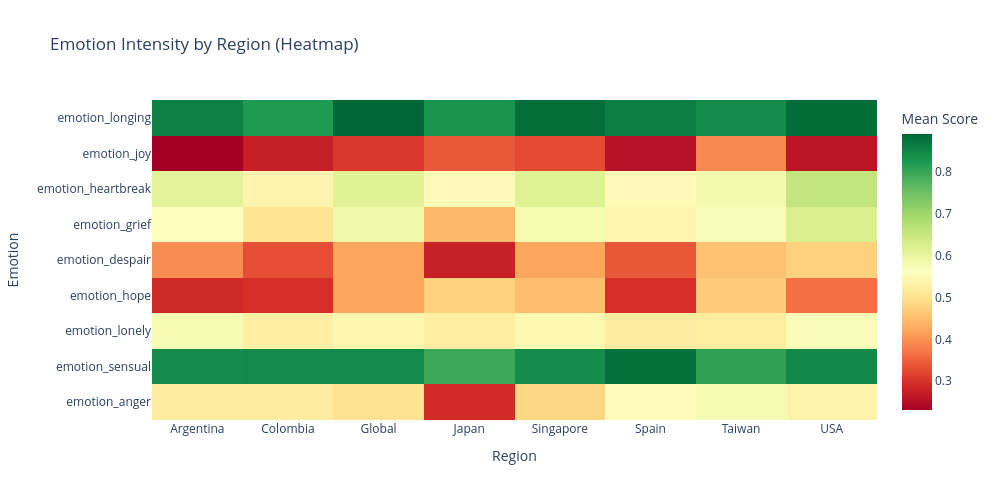

Source (notebook cell):
### Code cell
import plotly.express as px
import plotly.graph_objects as go

emotion_cols = df.columns[6:]
heatmap_data = df.groupby('region')[emotion_cols].mean()

fig_heatmap = px.imshow(
    heatmap_data.T,
    labels=dict(x="Region", y="Emotion", color="Mean Score"),
    x=heatmap_data.index,
    y=emotion_cols,
    color_continuous_scale="RdYlGn",
    aspect="auto",
    title="Emotion Intensity by Region (Heatmap)"
)
fig_heatmap.update_layout(height=500, width=1000)
fig_heatmap.show()

### Figure 1 — Plotly figure (JSON) as saved in the notebook; plotly's stock layout.template omitted (floating-point values rounded to 4 significant figures)
{"data": [{"coloraxis": "coloraxis", "hovertemplate": "Region: %{x}<br>Emotion: %{y}<br>Mean Score: %{z}<extra></extra>", "name": "0", "type": "heatmap", "x": ["Argentina", "Colombia", "Global", "Japan", "Singapore", "Spain", "Taiwan", "USA"], "xaxis": "x", "y": ["emotion_longing", "emotion_joy", "emotion_heartbreak", "emotion_grief", "emotion_despair", "emotion_hope", "emotion_lonely", "emotion_sensual", "emotion_anger"], "yaxis": "y", "z": [[0.8576, 0.8229, 0.8913, 0.8302, 0.883, 0.8595, 0.842, 0.8848], [0.2312, 0.2731, 0.3039, 0.341, 0.3265, 0.2564, 0.3929, 0.2583], [0.6088, 0.5385, 0.6146, 0.5506, 0.616, 0.5505, 0.5814, 0.6558], [0.5578, 0.5051, 0.5876, 0.4432, 0.579, 0.5398, 0.5717, 0.6243], [0.3957, 0.328, 0.4202, 0.276, 0.4208, 0.339, 0.4573, 0.4757], [0.287, 0.2949, 0.4215, 0.4757, 0.4501, 0.2953, 0.4682, 0.3661], [0.5759, 0.5275, 0.5394, 0.5246, 0.5466, 0.5225, 0.5209, 0.5715], [0.8404, 0.8439, 0.8443, 0.7974, 0.8413, 0.8785, 0.8069, 0.8462], [0.5233, 0.5235, 0.5044, 0.2905, 0.4836, 0.5521, 0.5752, 0.5357]]}], "layout": {"coloraxis": {"colorbar": {"title": {"text": "Mean Score"}}, "colorscale": [[0, "rgb(165,0,38)"], [0.1, "rgb(215,48,39)"], [0.2, "rgb(244,109,67)"], [0.3, "rgb(253,174,97)"], [0.4, "rgb(254,224,139)"], [0.5, "rgb(255,255,191)"], [0.6, "rgb(217,239,139)"], [0.7, "rgb(166,217,106)"], [0.8, "rgb(102,189,99)"], [0.9, "rgb(26,152,80)"], [1, "rgb(0,104,55)"]]}, "height": 500, "title": {"text": "Emotion Intensity by Region (Heatmap)"}, "width": 1000, "xaxis": {"anchor": "y", "domain": [0, 1], "title": {"text": "Region"}}, "yaxis": {"anchor": "x", "autorange": "reversed", "domain": [0, 1], "title": {"text": "Emotion"}}}}
